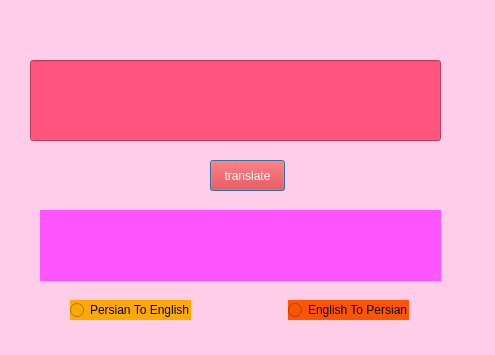
<?xml version="1.0" encoding="UTF-8"?>
<ui version="4.0">
 <class>translates</class>
 <widget class="QDialog" name="translates">
  <property name="geometry">
   <rect>
    <x>0</x>
    <y>0</y>
    <width>495</width>
    <height>355</height>
   </rect>
  </property>
  <property name="windowTitle">
   <string>Translate</string>
  </property>
  <property name="styleSheet">
   <string notr="true">background-color: rgb(255, 205, 232);
</string>
  </property>
  <widget class="QLineEdit" name="input">
   <property name="geometry">
    <rect>
     <x>30</x>
     <y>60</y>
     <width>411</width>
     <height>81</height>
    </rect>
   </property>
   <property name="styleSheet">
    <string notr="true">font: 700 16pt &quot;Segoe UI&quot;;
background-color: rgb(255, 85, 127);</string>
   </property>
  </widget>
  <widget class="QPushButton" name="translate">
   <property name="geometry">
    <rect>
     <x>210</x>
     <y>160</y>
     <width>75</width>
     <height>31</height>
    </rect>
   </property>
   <property name="styleSheet">
    <string notr="true">background-color: rgb(255, 0, 0);
font: 700 11pt &quot;Segoe UI&quot;;
color: rgb(255, 255, 255);</string>
   </property>
   <property name="text">
    <string>translate</string>
   </property>
  </widget>
  <widget class="QLabel" name="output">
   <property name="geometry">
    <rect>
     <x>40</x>
     <y>210</y>
     <width>401</width>
     <height>71</height>
    </rect>
   </property>
   <property name="styleSheet">
    <string notr="true">background-color: rgb(255, 85, 255);
color: rgb(0, 0, 0);
font: 700 16pt &quot;Segoe UI&quot;;</string>
   </property>
   <property name="text">
    <string/>
   </property>
   <property name="textFormat">
    <enum>Qt::AutoText</enum>
   </property>
  </widget>
  <widget class="QRadioButton" name="persian">
   <property name="geometry">
    <rect>
     <x>70</x>
     <y>300</y>
     <width>121</width>
     <height>20</height>
    </rect>
   </property>
   <property name="styleSheet">
    <string notr="true">font: 700 9pt &quot;Segoe UI&quot;;
background-color: rgb(255, 170, 0);</string>
   </property>
   <property name="text">
    <string>Persian To English</string>
   </property>
  </widget>
  <widget class="QRadioButton" name="english">
   <property name="geometry">
    <rect>
     <x>288</x>
     <y>300</y>
     <width>121</width>
     <height>20</height>
    </rect>
   </property>
   <property name="styleSheet">
    <string notr="true">font: 700 9pt &quot;Segoe UI&quot;;
background-color: rgb(255, 85, 0);

</string>
   </property>
   <property name="text">
    <string>English To Persian</string>
   </property>
  </widget>
 </widget>
 <resources/>
 <connections/>
</ui>
